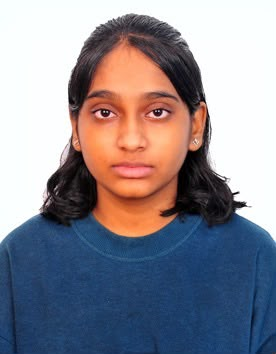
#> input picture me.jpeg, 276 x 354 px
$ jupyter execute Ex-1.ipynb
#> lines starting #> are read from the running program, lines starting #| are printed output that depends on the picture; after the words box and inside, x2 and y2 are one past the last pixel; in counts of white or black regions, pixels touching at a corner belong together
## EXP1: IMAGE HANDLING AND PIXEL TRANSFORMATIONS USING OPENCV

## NAME: ELAKYA L

## REG:212225230066

[cell 1]
import cv2
import matplotlib.pyplot as plt

[cell 2]
# Read the image using OpenCV
img = cv2.imread('me.jpeg', cv2.IMREAD_COLOR)
#> img is the input picture: shape (354, 276, 3); mean B, G, R 146.2, 137, 140.3

[cell 3]
# Convert BGR (OpenCV's default) to RGB (Matplotlib's expected color order)
img_rgb = cv2.cvtColor(img, cv2.COLOR_BGR2RGB)

[cell 4]
# Display the image using Matplotlib
plt.imshow(img_rgb, cmap='viridis')  # You can change 'viridis' to another cmap or use None for RGB images
plt.title("Original Image")
plt.axis('off')  # Removes axis ticks and labels
plt.show()

[cell 5]
# Load the image
image = cv2.imread('me.jpeg')

[cell 6]
# Convert BGR (OpenCV's default) to RGB (Matplotlib's expected color order)
img_rgb = cv2.cvtColor(img, cv2.COLOR_BGR2RGB)

[cell 7]
img_rgb.shape
#> Out = (354, 276, 3)

[cell 8]
# Draw a line from top-left to bottom-right
line_img = cv2.line(img_rgb, (0, 0), (768, 600), (255, 0, 0), 2) # cv2.line(image, start_point, end_point, color, thickness)

[cell 9]
plt.imshow(line_img, cmap='viridis')
plt.title("Image with Line")
plt.axis('off')
plt.show()

[cell 10]
# Load the image
image = cv2.imread('me.jpeg')

# Convert BGR (OpenCV's default) to RGB (Matplotlib's expected color order)
img_rgb = cv2.cvtColor(img, cv2.COLOR_BGR2RGB)

[cell 11]
img_rgb.shape
#> Out = (354, 276, 3)

[cell 12]
height, width = img_rgb.shape[:2]
#> height = 354; width = 276

center = (width // 2, height // 2)
#> center = (138, 177)

circle_img = cv2.circle(
    img_rgb.copy(),
    center,
    100,
    (255, 0, 0),
    10
)
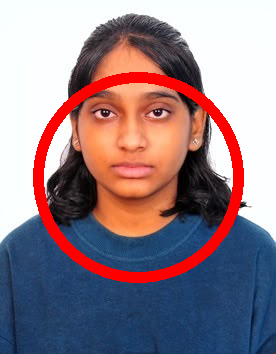
#> circle_img: shape (354, 276, 3); mean R, G, B 148.6, 127.4, 135.9

[cell 13]
plt.imshow(circle_img, cmap='viridis')
plt.title("Image with Circle")
plt.axis('off')
plt.show()

[cell 14]
# Load the image
image = cv2.imread('me.jpeg')

# Convert BGR (OpenCV's default) to RGB (Matplotlib's expected color order)
img_rgb = cv2.cvtColor(img, cv2.COLOR_BGR2RGB)

[cell 15]
img.shape
#> Out = (354, 276, 3)

[cell 16]
# Draw a rectangle around the Whole image
height, width = img_rgb.shape[:2]

# Draw a rectangle around the whole image
rectangle_img = cv2.rectangle(
    img_rgb.copy(),
    (0, 0),                 # Top-left corner
    (width - 1, height - 1), # Bottom-right corner
    (0, 0, 255),            # Blue in RGB
    5                       # Thickness
)
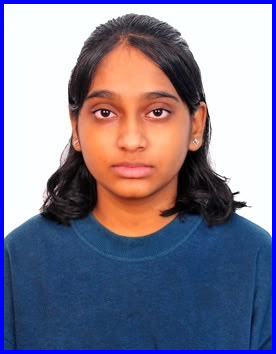
#> rectangle_img: shape (354, 276, 3); mean R, G, B 131.9, 127.9, 149.2

[cell 17]
plt.imshow(rectangle_img, cmap='viridis')
plt.title("Image with Rectangle")
plt.axis('off')
plt.show()

[cell 18]
# Load the original image
image = cv2.imread('me.jpeg')

# Convert BGR to RGB
img_rgb = cv2.cvtColor(image, cv2.COLOR_BGR2RGB)

# Create a fresh image for drawing
text_img = img_rgb.copy()

[cell 19]
# Add text to the image
text_img = cv2.putText(
    text_img,
    "OpenCV Drawing",
    (10, 30),
    cv2.FONT_HERSHEY_SIMPLEX,
    0.6,
    (255, 0, 0),  # Blue text in RGB
    2,
    cv2.LINE_AA
)
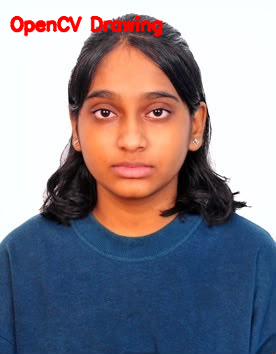
#> text_img: shape (354, 276, 3); mean R, G, B 141.3, 134.6, 143.8

[cell 20]
plt.imshow(text_img, cmap='viridis')
plt.title("Image with Text")
plt.axis('off')
plt.show()

[cell 21]
# Load the image
image = cv2.imread('me.jpeg')

[cell 22]
image_rgb = cv2.cvtColor(image, cv2.COLOR_BGR2RGB)

[cell 23]
# Original RGB Image
plt.imshow(image_rgb)
plt.title("Original RGB Image")
plt.axis("off")

[cell 24]
# Convert RGB to HSV
image_hsv = cv2.cvtColor(image_rgb, cv2.COLOR_RGB2HSV)
#> image_hsv: shape (354, 276, 3); mean H, S, V 88.5, 98.8, 168.5

[cell 25]
# HSV Image
plt.imshow(image_hsv)
plt.title("HSV Image")
plt.axis("off")

[cell 26]
# Convert RGB to GRAY
image_gray = cv2.cvtColor(image_rgb, cv2.COLOR_RGB2GRAY)
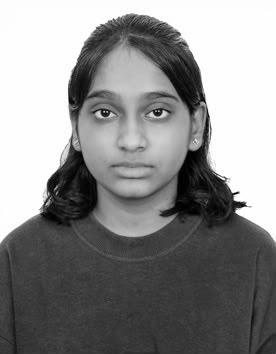
#> image_gray: shape (354, 276); min 0, max 255, mean 139.1

[cell 27]
# Grayscale Image
plt.imshow(image_gray, cmap='gray')
plt.title("Grayscale Image")
plt.axis("off")

[cell 28]
# Convert RGB to YCrCb
image_ycrcb = cv2.cvtColor(image_rgb, cv2.COLOR_RGB2YCrCb)
#> image_ycrcb: shape (354, 276, 3); mean of channels 0, 1, 2 139.1, 128.8, 132.1

[cell 29]
# YCrCb Image
plt.imshow(image_ycrcb)
plt.title("YCrCb Image")
plt.axis("off")

[cell 30]
# Convert HSV back to RGB
image_hsv_to_rgb = cv2.cvtColor(image_hsv, cv2.COLOR_HSV2RGB)

[cell 31]
plt.imshow(image_hsv_to_rgb)
plt.title("HSV to RGB Image")
plt.axis("off")

[cell 32]
# Modify a block of pixels (300x300) to white, starting from (200, 200)
image[200:500, 200:500] = [255, 255, 255]  # Rows: 200-499, Columns: 200-499
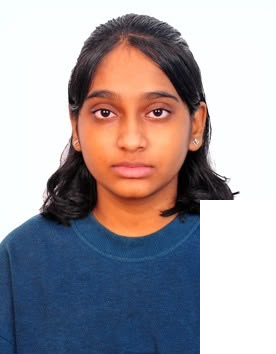
#> image: shape (354, 276, 3); 11.96% of pixels changed, all inside (x1, y1, x2, y2) = (200, 200, 276, 354)

[cell 33]
# Convert BGR to RGB for displaying with Matplotlib
image_rgb = cv2.cvtColor(image, cv2.COLOR_BGR2RGB)

[cell 34]
# Display the modified image
plt.imshow(image_rgb)
plt.title("Image with 300x300 White Block")
plt.axis("off")
plt.show()

[cell 35]
# Load the image
image = cv2.imread('me.jpeg')

[cell 36]
image.shape
#> Out = (354, 276, 3)

[cell 37]
# Resize the image to half its size
resized_image = cv2.resize(image, (768 // 2, 600 // 2))  # (new_width, new_height)
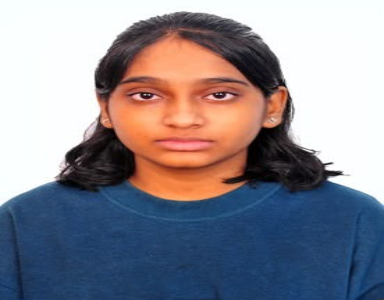
#> resized_image: shape (300, 384, 3); mean B, G, R 146.1, 137, 140.2

[cell 38]
# Convert BGR to RGB for displaying with Matplotlib
resized_image_rgb = cv2.cvtColor(resized_image, cv2.COLOR_BGR2RGB)

[cell 39]
resized_image_rgb.shape

[cell 40]
# Display the resized image
plt.imshow(resized_image_rgb)
plt.title("Resized Image (Half Size)")
plt.axis("off")
plt.show()

[cell 41]
# Load the image
image = cv2.imread('me.jpeg')

[cell 42]
image.shape

[cell 43]
# Crop a 300x300 region starting from (50, 50)
roi = image[50:350, 50:350]  # Rows: 50-349, Columns: 50-349
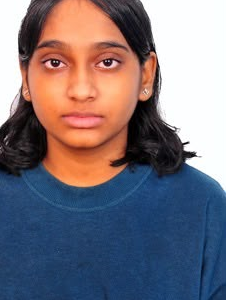
#> roi: shape (300, 226, 3); mean B, G, R 122.7, 113.8, 122

[cell 44]
# Convert BGR to RGB for displaying with Matplotlib
roi_rgb = cv2.cvtColor(roi, cv2.COLOR_BGR2RGB)

[cell 45]
# Display the cropped region (ROI)
plt.imshow(roi_rgb)
plt.title("Cropped Region of Interest (ROI)")
plt.axis("off")
plt.show()

[cell 46]
# Load the image
image = cv2.imread('me.jpeg')

[cell 47]
# Flip the image horizontally (left-right)
flipped_horizontally = cv2.flip(image, 1)
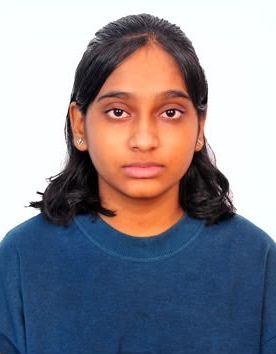
#> flipped_horizontally: shape (354, 276, 3); mean B, G, R 146.2, 137, 140.3

[cell 48]
# Convert BGR to RGB for displaying with Matplotlib
flipped_horizontally_rgb = cv2.cvtColor(flipped_horizontally, cv2.COLOR_BGR2RGB)

[cell 49]
# Horizontal flip
plt.imshow(flipped_horizontally_rgb)
plt.title("Flipped Horizontally")
plt.axis("off")

[cell 50]
# Flip the image vertically (up-down)
flipped_vertically = cv2.flip(image, 0)
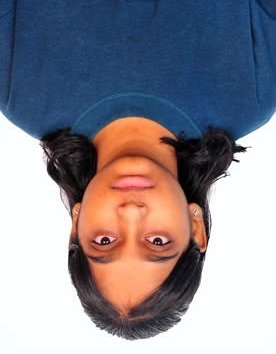
#> flipped_vertically: shape (354, 276, 3); mean B, G, R 146.2, 137, 140.3

[cell 51]
# Convert BGR to RGB for displaying with Matplotlib
flipped_vertically_rgb = cv2.cvtColor(flipped_vertically, cv2.COLOR_BGR2RGB)
